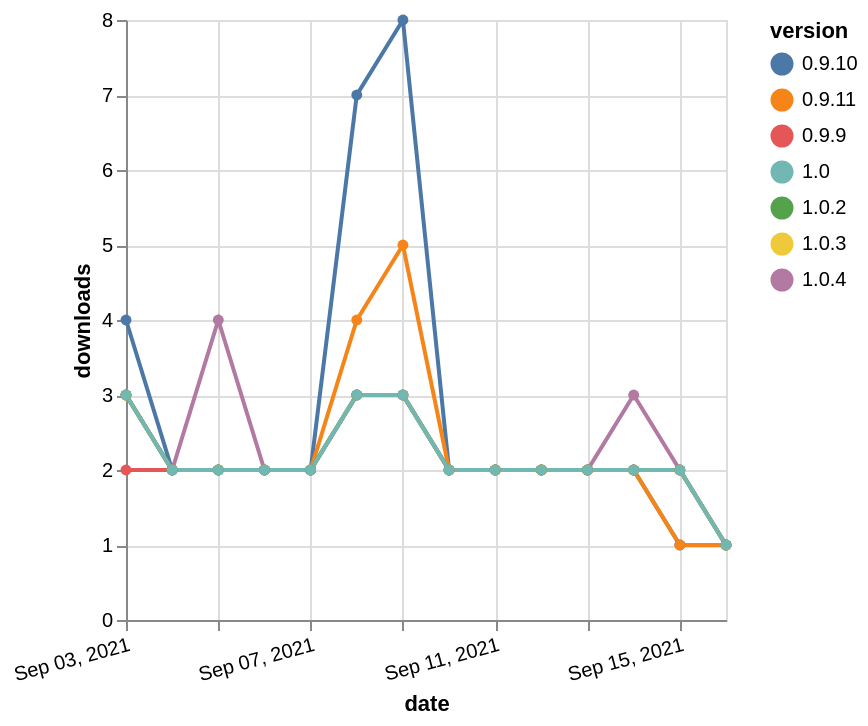

Here is the Vega-Lite specification saved for this chart:
### Vega-Lite specification from a JSON file in a GitHub repository (floating-point values rounded to 4 significant figures)
{"$schema": "https://vega.github.io/schema/vega-lite/v5.json", "description": "A simple bar chart with embedded data.", "data": {"values": [{"date": "2021-09-03", "total": 41, "delta": 3, "version": "1.0.4"}, {"date": "2021-09-04", "total": 43, "delta": 2, "version": "1.0.4"}, {"date": "2021-09-05", "total": 47, "delta": 4, "version": "1.0.4"}, {"date": "2021-09-06", "total": 49, "delta": 2, "version": "1.0.4"}, {"date": "2021-09-07", "total": 51, "delta": 2, "version": "1.0.4"}, {"date": "2021-09-08", "total": 54, "delta": 3, "version": "1.0.4"}, {"date": "2021-09-09", "total": 57, "delta": 3, "version": "1.0.4"}, {"date": "2021-09-10", "total": 59, "delta": 2, "version": "1.0.4"}, {"date": "2021-09-11", "total": 61, "delta": 2, "version": "1.0.4"}, {"date": "2021-09-12", "total": 63, "delta": 2, "version": "1.0.4"}, {"date": "2021-09-13", "total": 65, "delta": 2, "version": "1.0.4"}, {"date": "2021-09-14", "total": 68, "delta": 3, "version": "1.0.4"}, {"date": "2021-09-15", "total": 70, "delta": 2, "version": "1.0.4"}, {"date": "2021-09-16", "total": 71, "delta": 1, "version": "1.0.4"}, {"date": "2021-09-03", "total": 3097, "delta": 4, "version": "0.9.10"}, {"date": "2021-09-04", "total": 3099, "delta": 2, "version": "0.9.10"}, {"date": "2021-09-05", "total": 3101, "delta": 2, "version": "0.9.10"}, {"date": "2021-09-06", "total": 3103, "delta": 2, "version": "0.9.10"}, {"date": "2021-09-07", "total": 3105, "delta": 2, "version": "0.9.10"}, {"date": "2021-09-08", "total": 3112, "delta": 7, "version": "0.9.10"}, {"date": "2021-09-09", "total": 3120, "delta": 8, "version": "0.9.10"}, {"date": "2021-09-10", "total": 3122, "delta": 2, "version": "0.9.10"}, {"date": "2021-09-11", "total": 3124, "delta": 2, "version": "0.9.10"}, {"date": "2021-09-12", "total": 3126, "delta": 2, "version": "0.9.10"}, {"date": "2021-09-13", "total": 3128, "delta": 2, "version": "0.9.10"}, {"date": "2021-09-14", "total": 3130, "delta": 2, "version": "0.9.10"}, {"date": "2021-09-15", "total": 3131, "delta": 1, "version": "0.9.10"}, {"date": "2021-09-16", "total": 3132, "delta": 1, "version": "0.9.10"}, {"date": "2021-09-03", "total": 2296, "delta": 2, "version": "0.9.9"}, {"date": "2021-09-04", "total": 2298, "delta": 2, "version": "0.9.9"}, {"date": "2021-09-05", "total": 2300, "delta": 2, "version": "0.9.9"}, {"date": "2021-09-06", "total": 2302, "delta": 2, "version": "0.9.9"}, {"date": "2021-09-07", "total": 2304, "delta": 2, "version": "0.9.9"}, {"date": "2021-09-08", "total": 2307, "delta": 3, "version": "0.9.9"}, {"date": "2021-09-09", "total": 2310, "delta": 3, "version": "0.9.9"}, {"date": "2021-09-10", "total": 2312, "delta": 2, "version": "0.9.9"}, {"date": "2021-09-11", "total": 2314, "delta": 2, "version": "0.9.9"}, {"date": "2021-09-12", "total": 2316, "delta": 2, "version": "0.9.9"}, {"date": "2021-09-13", "total": 2318, "delta": 2, "version": "0.9.9"}, {"date": "2021-09-14", "total": 2320, "delta": 2, "version": "0.9.9"}, {"date": "2021-09-15", "total": 2322, "delta": 2, "version": "0.9.9"}, {"date": "2021-09-16", "total": 2323, "delta": 1, "version": "0.9.9"}, {"date": "2021-09-03", "total": 78, "delta": 3, "version": "1.0.3"}, {"date": "2021-09-04", "total": 80, "delta": 2, "version": "1.0.3"}, {"date": "2021-09-05", "total": 82, "delta": 2, "version": "1.0.3"}, {"date": "2021-09-06", "total": 84, "delta": 2, "version": "1.0.3"}, {"date": "2021-09-07", "total": 86, "delta": 2, "version": "1.0.3"}, {"date": "2021-09-08", "total": 89, "delta": 3, "version": "1.0.3"}, {"date": "2021-09-09", "total": 92, "delta": 3, "version": "1.0.3"}, {"date": "2021-09-10", "total": 94, "delta": 2, "version": "1.0.3"}, {"date": "2021-09-11", "total": 96, "delta": 2, "version": "1.0.3"}, {"date": "2021-09-12", "total": 98, "delta": 2, "version": "1.0.3"}, {"date": "2021-09-13", "total": 100, "delta": 2, "version": "1.0.3"}, {"date": "2021-09-14", "total": 102, "delta": 2, "version": "1.0.3"}, {"date": "2021-09-15", "total": 104, "delta": 2, "version": "1.0.3"}, {"date": "2021-09-16", "total": 105, "delta": 1, "version": "1.0.3"}, {"date": "2021-09-03", "total": 610, "delta": 3, "version": "0.9.11"}, {"date": "2021-09-04", "total": 612, "delta": 2, "version": "0.9.11"}, {"date": "2021-09-05", "total": 614, "delta": 2, "version": "0.9.11"}, {"date": "2021-09-06", "total": 616, "delta": 2, "version": "0.9.11"}, {"date": "2021-09-07", "total": 618, "delta": 2, "version": "0.9.11"}, {"date": "2021-09-08", "total": 622, "delta": 4, "version": "0.9.11"}, {"date": "2021-09-09", "total": 627, "delta": 5, "version": "0.9.11"}, {"date": "2021-09-10", "total": 629, "delta": 2, "version": "0.9.11"}, {"date": "2021-09-11", "total": 631, "delta": 2, "version": "0.9.11"}, {"date": "2021-09-12", "total": 633, "delta": 2, "version": "0.9.11"}, {"date": "2021-09-13", "total": 635, "delta": 2, "version": "0.9.11"}, {"date": "2021-09-14", "total": 637, "delta": 2, "version": "0.9.11"}, {"date": "2021-09-15", "total": 638, "delta": 1, "version": "0.9.11"}, {"date": "2021-09-16", "total": 639, "delta": 1, "version": "0.9.11"}, {"date": "2021-09-03", "total": 79, "delta": 3, "version": "1.0.2"}, {"date": "2021-09-04", "total": 81, "delta": 2, "version": "1.0.2"}, {"date": "2021-09-05", "total": 83, "delta": 2, "version": "1.0.2"}, {"date": "2021-09-06", "total": 85, "delta": 2, "version": "1.0.2"}, {"date": "2021-09-07", "total": 87, "delta": 2, "version": "1.0.2"}, {"date": "2021-09-08", "total": 90, "delta": 3, "version": "1.0.2"}, {"date": "2021-09-09", "total": 93, "delta": 3, "version": "1.0.2"}, {"date": "2021-09-10", "total": 95, "delta": 2, "version": "1.0.2"}, {"date": "2021-09-11", "total": 97, "delta": 2, "version": "1.0.2"}, {"date": "2021-09-12", "total": 99, "delta": 2, "version": "1.0.2"}, {"date": "2021-09-13", "total": 101, "delta": 2, "version": "1.0.2"}, {"date": "2021-09-14", "total": 103, "delta": 2, "version": "1.0.2"}, {"date": "2021-09-15", "total": 105, "delta": 2, "version": "1.0.2"}, {"date": "2021-09-16", "total": 106, "delta": 1, "version": "1.0.2"}, {"date": "2021-09-03", "total": 79, "delta": 3, "version": "1.0"}, {"date": "2021-09-04", "total": 81, "delta": 2, "version": "1.0"}, {"date": "2021-09-05", "total": 83, "delta": 2, "version": "1.0"}, {"date": "2021-09-06", "total": 85, "delta": 2, "version": "1.0"}, {"date": "2021-09-07", "total": 87, "delta": 2, "version": "1.0"}, {"date": "2021-09-08", "total": 90, "delta": 3, "version": "1.0"}, {"date": "2021-09-09", "total": 93, "delta": 3, "version": "1.0"}, {"date": "2021-09-10", "total": 95, "delta": 2, "version": "1.0"}, {"date": "2021-09-11", "total": 97, "delta": 2, "version": "1.0"}, {"date": "2021-09-12", "total": 99, "delta": 2, "version": "1.0"}, {"date": "2021-09-13", "total": 101, "delta": 2, "version": "1.0"}, {"date": "2021-09-14", "total": 103, "delta": 2, "version": "1.0"}, {"date": "2021-09-15", "total": 105, "delta": 2, "version": "1.0"}, {"date": "2021-09-16", "total": 106, "delta": 1, "version": "1.0"}]}, "width": "container", "mark": {"type": "line", "point": {"filled": true}}, "encoding": {"x": {"field": "date", "type": "temporal", "timeUnit": "yearmonthdate", "title": "date", "axis": {"labelAngle": -15}}, "y": {"field": "delta", "type": "quantitative", "title": "downloads"}, "color": {"field": "version", "type": "nominal"}, "tooltip": {"field": "delta"}}}
